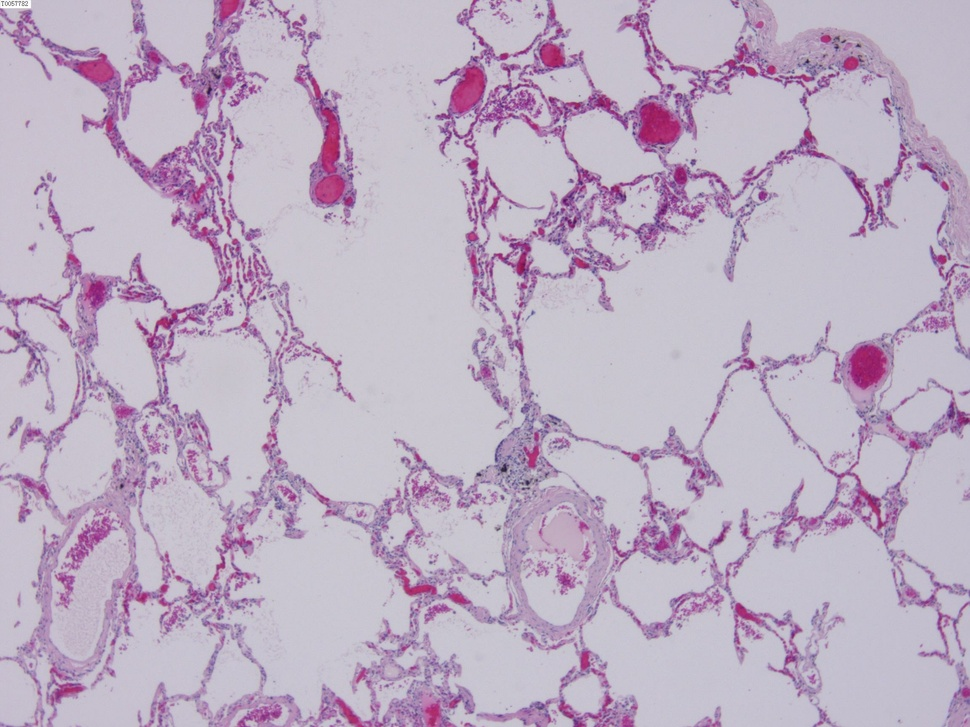
#> input picture Image segmentation /pic/1.jpg, 970 x 727 px, shrunk from 2304 x 1728 before the run
$ jupyter execute Main.ipynb
#> lines starting #> are read from the running program, lines starting #| are printed output that depends on the picture; after the words box and inside, x2 and y2 are one past the last pixel; in counts of white or black regions, pixels touching at a corner belong together
[cell 1]
#OTSU进行图像分割
import cv2
import matplotlib.pyplot as plt
import matplotlib
import numpy as np
img = cv2.imread("pic/1.jpg", 0)
#> img: shape (727, 970); min 33, max 255, mean 181.4
ret2, mask_OTSU = cv2.threshold(img, 0, 255, cv2.THRESH_BINARY + cv2.THRESH_OTSU)
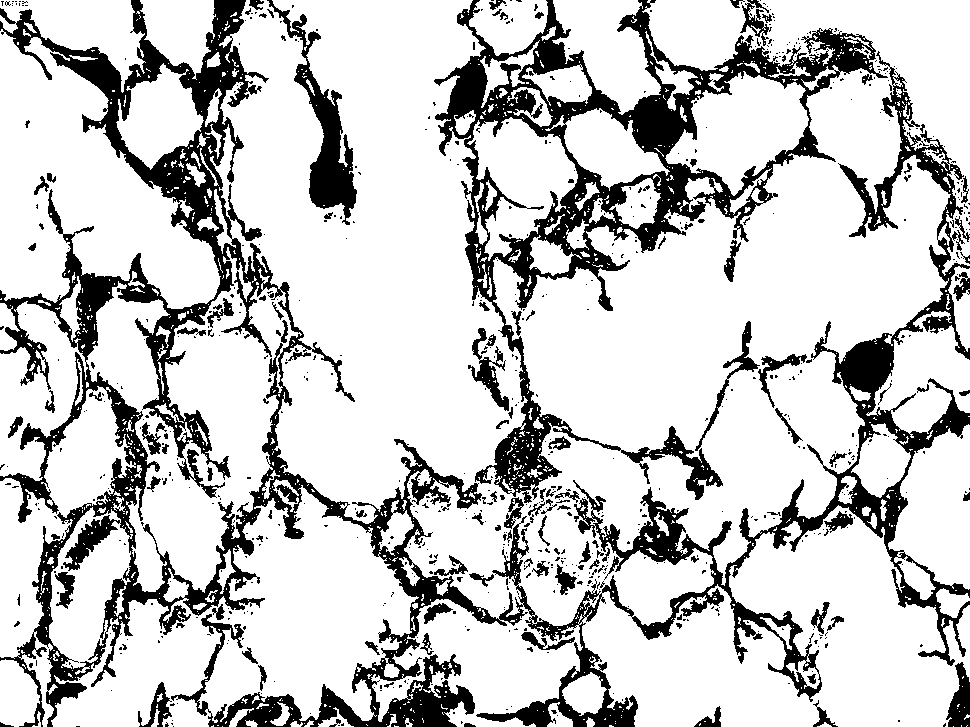
#> mask_OTSU: shape (727, 970); 79% white; 731 black regions (606 under 20 px), largest, box (x1, y1, x2, y2) and area: (0, 0, 970, 727) 90142, (434, 0, 888, 503) 37460, (267, 0, 357, 225) 4701
#> ret2 = 163
    # print("OTSU的shape: ", mask_OTSU.shape)
plt.figure(figsize=(10, 10))
plt.subplots_adjust(left=None, bottom=None, right=None, top=None,
                wspace=None, hspace=0)
plt.subplot(2, 2, 1)
plt.title("Original")
plt.imshow(img,cmap='gray')
plt.axis("off")
ret2, mask_OTSU = cv2.threshold(img, 0, 255, cv2.THRESH_BINARY + cv2.THRESH_OTSU)
plt.subplot(2, 2, 2)
plt.title("OTSU")
plt.imshow(mask_OTSU,cmap='gray')
plt.axis("off")
kernel_size = (20,20)
img = cv2.blur(img, kernel_size)
ret2, mask_OTSU = cv2.threshold(img, 0, 255, cv2.THRESH_BINARY + cv2.THRESH_OTSU)
#> mask_OTSU: shape (727, 970); 67% white; 27 black regions (2 under 20 px), largest, box (x1, y1, x2, y2) and area: (0, 0, 759, 727) 123561, (435, 0, 970, 459) 73219, (767, 456, 970, 727) 11316
#> ret2 = 175
plt.subplot(2, 2, 3)
plt.title("Blur+OTSU(kernel size = (20,20))")
plt.imshow(mask_OTSU,cmap='gray')
plt.axis("off")
kernel_size = (30,30)
img = cv2.blur(img, kernel_size)
ret2, mask_OTSU = cv2.threshold(img, 0, 255, cv2.THRESH_BINARY + cv2.THRESH_OTSU)
#> mask_OTSU: shape (727, 970); 63.4% white; 13 black regions, largest, box (x1, y1, x2, y2) and area: (205, 0, 970, 727) 152640, (0, 0, 317, 727) 80604, (830, 332, 970, 461) 8778
#> ret2 = 177
plt.subplot(2, 2, 4)
plt.title("Blur+OTSU(kernel size = (30,30))")
plt.imshow(mask_OTSU,cmap='gray')
plt.axis("off")
plt.show()

[cell 2]
#Global Threshold、Niblack Threshold、Sauvola Threshold进行图像分割
import matplotlib
import matplotlib.pyplot as plt
from skimage.filters import (threshold_otsu, threshold_niblack,threshold_sauvola)
matplotlib.rcParams['font.size'] = 9
image = cv2.imread("pic/1.jpg", 0)
binary_global = image > threshold_otsu(image)
window_size = 25
thresh_niblack = threshold_niblack(image, window_size=window_size, k=0.8)
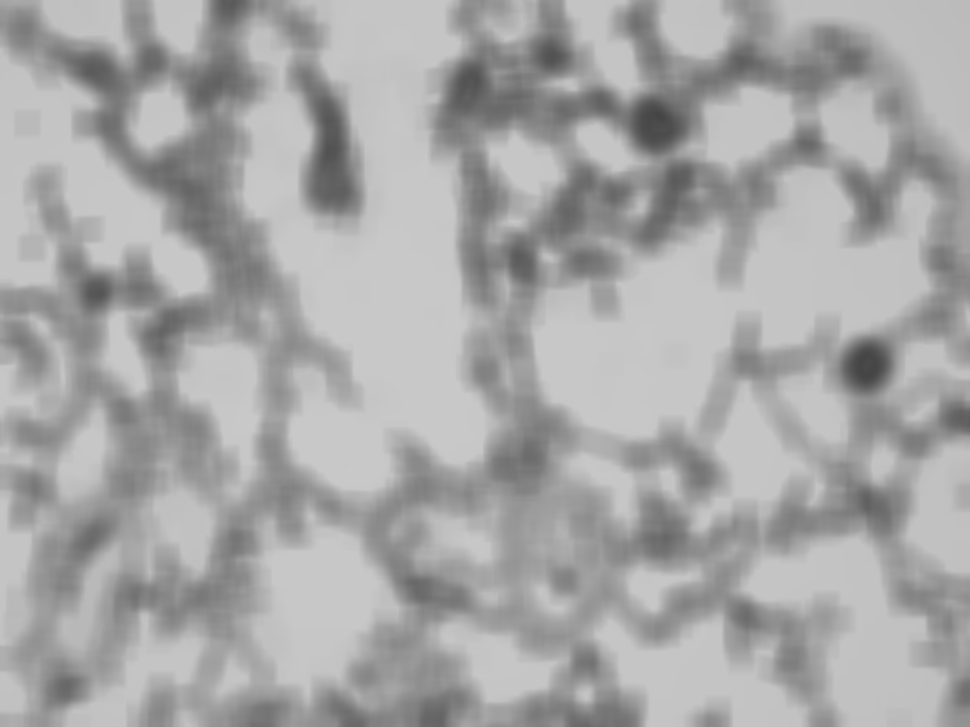
#> thresh_niblack: shape (727, 970) float64; min 69.15, max 201, mean 167.6
thresh_sauvola = threshold_sauvola(image, window_size=window_size)
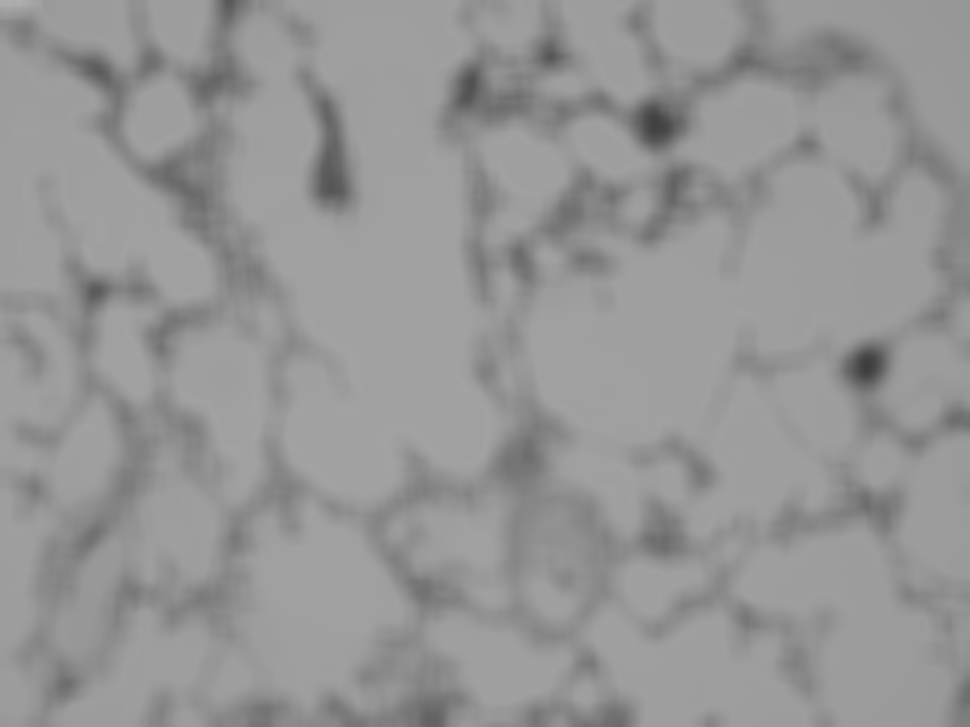
#> thresh_sauvola: shape (727, 970) float64; min 62.48, max 174.9, mean 149.7
binary_niblack = image > thresh_niblack
#> binary_niblack: shape (727, 970) bool; 83.8% white; black in thin lines or dots
binary_sauvola = image > thresh_sauvola
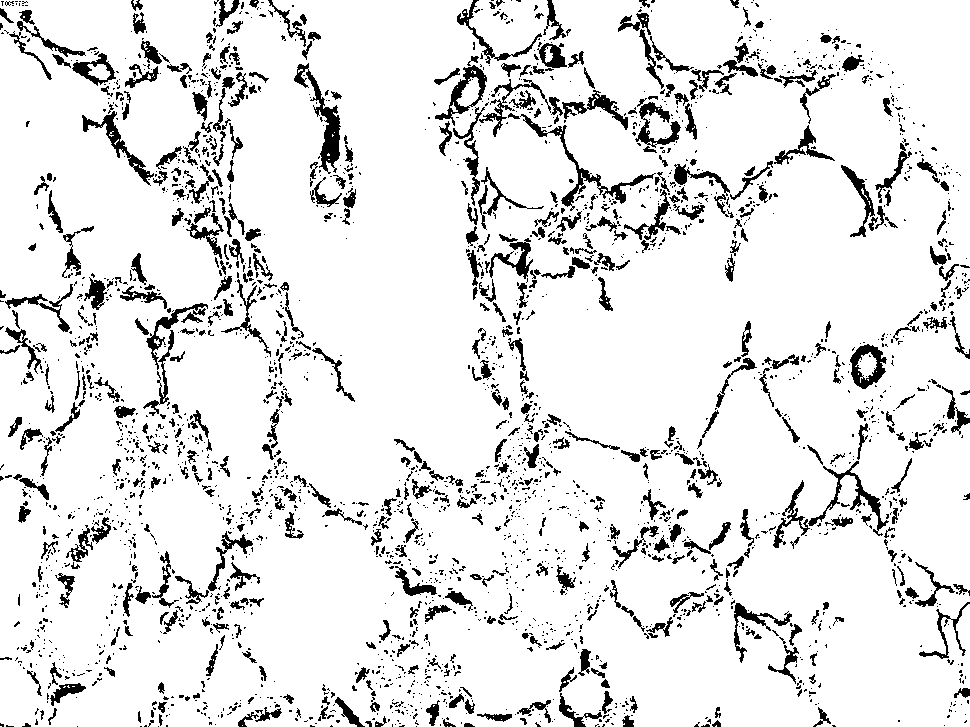
#> binary_sauvola: shape (727, 970) bool; 89.7% white; 2754 black regions (2138 under 20 px), largest, box (x1, y1, x2, y2) and area: (294, 63, 341, 174) 1325, (520, 114, 656, 211) 1206, (808, 461, 889, 536) 871
plt.figure(figsize=(8, 7))
plt.subplot(2, 2, 1)
plt.imshow(image, cmap=plt.cm.gray)
plt.title('Original')
plt.axis('off')
plt.subplot(2, 2, 2)
plt.title('Global Threshold')
plt.imshow(binary_global, cmap=plt.cm.gray)
plt.axis('off')
plt.subplot(2, 2, 3)
plt.imshow(binary_niblack, cmap=plt.cm.gray)
plt.title('Niblack Threshold')
plt.axis('off')
plt.subplot(2, 2, 4)
plt.imshow(binary_sauvola, cmap=plt.cm.gray)
plt.title('Sauvola Threshold')
plt.axis('off')
plt.show()

[cell 3]
#效果最好 多次OTSU+blur+MORPH_OPEN
img = cv2.imread("pic/1.jpg", 0)
ret2, mask_OTSU = cv2.threshold(img, 0, 255, cv2.THRESH_BINARY + cv2.THRESH_OTSU)
#> ret2 = 163
kernel_size = (20,20) #可调参
img = cv2.blur(mask_OTSU, kernel_size)
ret2, mask_OTSU = cv2.threshold(img, 0, 255, cv2.THRESH_BINARY + cv2.THRESH_OTSU)
#> mask_OTSU: shape (727, 970); 66.9% white; 24 black regions (3 under 20 px), largest, box (x1, y1, x2, y2) and area: (0, 0, 822, 727) 136970, (436, 0, 970, 458) 69584, (767, 462, 970, 727) 10735
#> ret2 = 181
img = cv2.blur(mask_OTSU, kernel_size)
ret2, mask_OTSU = cv2.threshold(img, 0, 255, cv2.THRESH_BINARY + cv2.THRESH_OTSU)
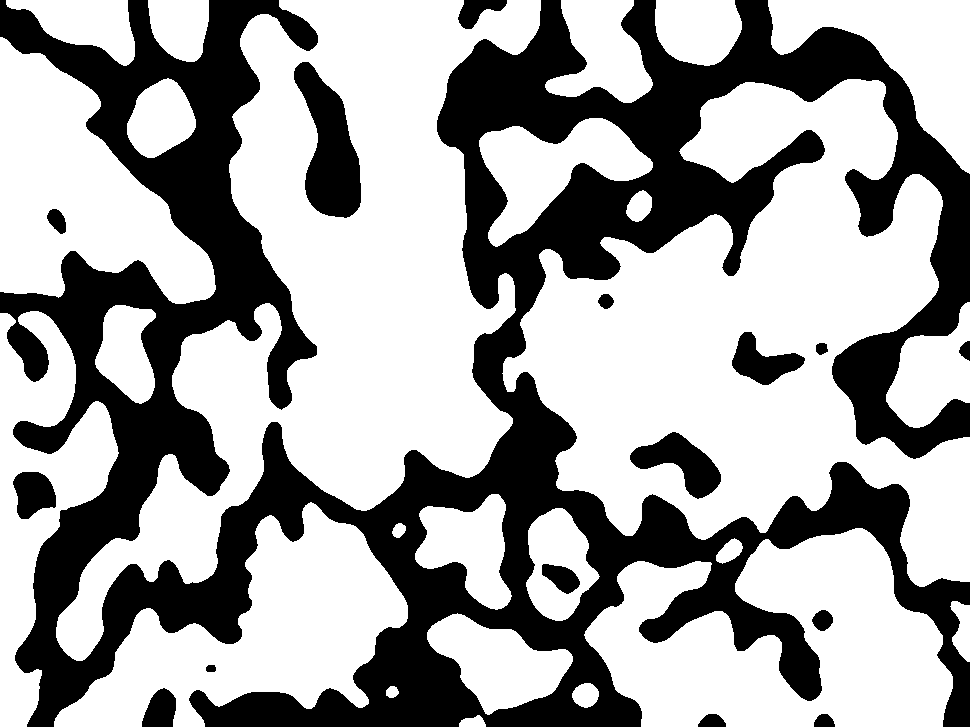
#> mask_OTSU: shape (727, 970); 64.1% white; 16 black regions, largest, box (x1, y1, x2, y2) and area: (0, 0, 970, 727) 237105, (294, 62, 361, 218) 5975, (630, 432, 721, 499) 2804
#> ret2 = 144
#设置卷积核
kernel = np.ones((10,10), np.uint8) #可调参
dst = cv2.morphologyEx(mask_OTSU, cv2.MORPH_OPEN, kernel)
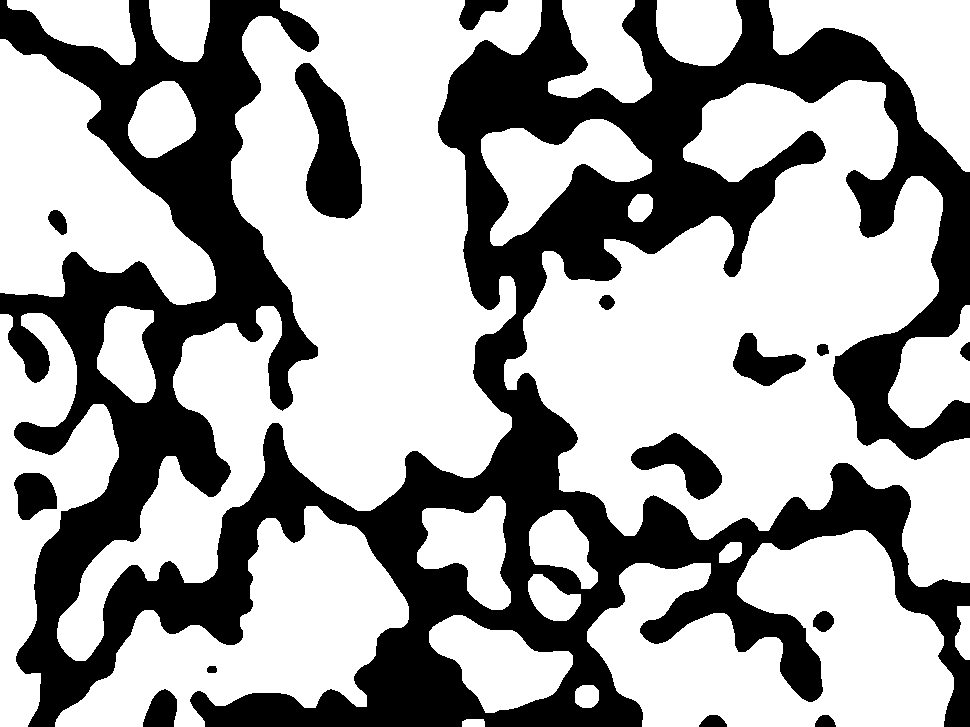
#> dst: shape (727, 970); 63.9% white; 15 black regions, largest, box (x1, y1, x2, y2) and area: (0, 0, 970, 727) 239253, (295, 63, 362, 219) 5975, (631, 433, 722, 500) 2804
plt.figure(figsize=(8, 6))
plt.imshow(dst,cmap='gray')
plt.axis("off")
plt.show()
